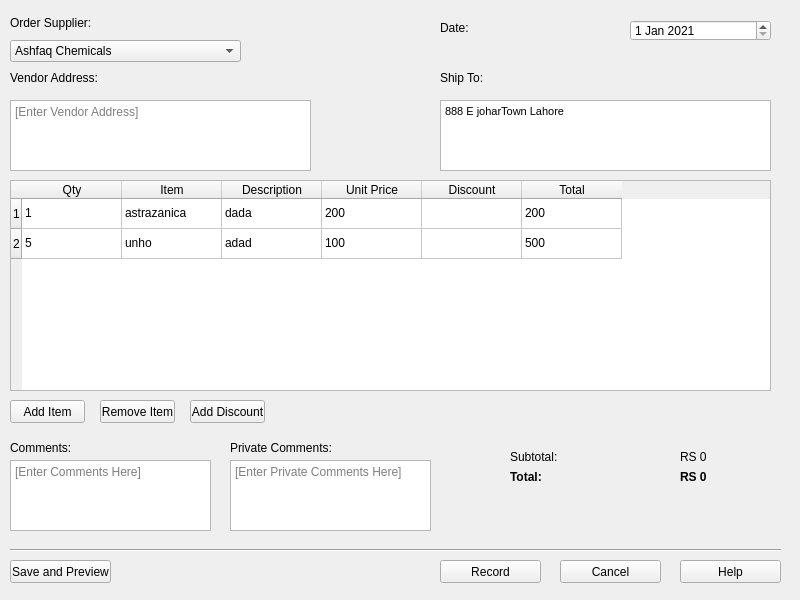
<?xml version="1.0" encoding="UTF-8"?>
<ui version="4.0">
 <class>purchaseOrder</class>
 <widget class="QMainWindow" name="purchaseOrder">
  <property name="geometry">
   <rect>
    <x>0</x>
    <y>0</y>
    <width>800</width>
    <height>600</height>
   </rect>
  </property>
  <property name="windowTitle">
   <string>New Purchase Order</string>
  </property>
  <widget class="QWidget" name="centralwidget">
   <widget class="QLabel" name="label">
    <property name="geometry">
     <rect>
      <x>10</x>
      <y>13</y>
      <width>81</width>
      <height>20</height>
     </rect>
    </property>
    <property name="text">
     <string>Order Supplier:</string>
    </property>
   </widget>
   <widget class="QLabel" name="label_2">
    <property name="geometry">
     <rect>
      <x>440</x>
      <y>20</y>
      <width>47</width>
      <height>16</height>
     </rect>
    </property>
    <property name="text">
     <string>Date:</string>
    </property>
   </widget>
   <widget class="QComboBox" name="supplierComboBox">
    <property name="geometry">
     <rect>
      <x>10</x>
      <y>40</y>
      <width>231</width>
      <height>22</height>
     </rect>
    </property>
    <item>
     <property name="text">
      <string>Ashfaq Chemicals</string>
     </property>
    </item>
   </widget>
   <widget class="QToolButton" name="allVendorsToolBtn">
    <property name="geometry">
     <rect>
      <x>250</x>
      <y>40</y>
      <width>25</width>
      <height>19</height>
     </rect>
    </property>
    <property name="text">
     <string/>
    </property>
    <property name="icon">
     <iconset>
      <normaloff>C:/Users/MOIZ/Downloads/icons8-customer-16.png</normaloff>C:/Users/MOIZ/Downloads/icons8-customer-16.png</iconset>
    </property>
    <property name="autoRaise">
     <bool>true</bool>
    </property>
   </widget>
   <widget class="QToolButton" name="EditVendorToolBtn">
    <property name="geometry">
     <rect>
      <x>280</x>
      <y>40</y>
      <width>25</width>
      <height>19</height>
     </rect>
    </property>
    <property name="text">
     <string/>
    </property>
    <property name="icon">
     <iconset>
      <normaloff>C:/Users/MOIZ/Downloads/icons/pencil.png</normaloff>C:/Users/MOIZ/Downloads/icons/pencil.png</iconset>
    </property>
    <property name="autoRaise">
     <bool>true</bool>
    </property>
   </widget>
   <widget class="QLabel" name="label_3">
    <property name="geometry">
     <rect>
      <x>10</x>
      <y>70</y>
      <width>91</width>
      <height>16</height>
     </rect>
    </property>
    <property name="text">
     <string>Vendor Address:</string>
    </property>
   </widget>
   <widget class="QTextEdit" name="vendorAddressEdit">
    <property name="geometry">
     <rect>
      <x>10</x>
      <y>100</y>
      <width>301</width>
      <height>71</height>
     </rect>
    </property>
    <property name="placeholderText">
     <string>[Enter Vendor Address]</string>
    </property>
   </widget>
   <widget class="QLabel" name="label_4">
    <property name="geometry">
     <rect>
      <x>440</x>
      <y>70</y>
      <width>47</width>
      <height>16</height>
     </rect>
    </property>
    <property name="text">
     <string>Ship To:</string>
    </property>
   </widget>
   <widget class="QDateEdit" name="dateEdit">
    <property name="geometry">
     <rect>
      <x>630</x>
      <y>20</y>
      <width>141</width>
      <height>21</height>
     </rect>
    </property>
    <property name="dateTime">
     <datetime>
      <hour>0</hour>
      <minute>0</minute>
      <second>0</second>
      <year>2021</year>
      <month>1</month>
      <day>1</day>
     </datetime>
    </property>
   </widget>
   <widget class="QTextEdit" name="shipToEdit">
    <property name="geometry">
     <rect>
      <x>440</x>
      <y>100</y>
      <width>331</width>
      <height>71</height>
     </rect>
    </property>
    <property name="html">
     <string>&lt;!DOCTYPE HTML PUBLIC &quot;-//W3C//DTD HTML 4.0//EN&quot; &quot;http://www.w3.org/TR/REC-html40/strict.dtd&quot;&gt;
&lt;html&gt;&lt;head&gt;&lt;meta name=&quot;qrichtext&quot; content=&quot;1&quot; /&gt;&lt;style type=&quot;text/css&quot;&gt;
p, li { white-space: pre-wrap; }
&lt;/style&gt;&lt;/head&gt;&lt;body style=&quot; font-family:'MS Shell Dlg 2'; font-size:8.25pt; font-weight:400; font-style:normal;&quot;&gt;
&lt;p style=&quot; margin-top:0px; margin-bottom:0px; margin-left:0px; margin-right:0px; -qt-block-indent:0; text-indent:0px;&quot;&gt;888 E joharTown Lahore&lt;/p&gt;&lt;/body&gt;&lt;/html&gt;</string>
    </property>
   </widget>
   <widget class="QPushButton" name="addBtn">
    <property name="geometry">
     <rect>
      <x>10</x>
      <y>400</y>
      <width>75</width>
      <height>23</height>
     </rect>
    </property>
    <property name="text">
     <string>Add Item</string>
    </property>
   </widget>
   <widget class="QPushButton" name="removeBtn">
    <property name="geometry">
     <rect>
      <x>100</x>
      <y>400</y>
      <width>75</width>
      <height>23</height>
     </rect>
    </property>
    <property name="text">
     <string>Remove Item</string>
    </property>
   </widget>
   <widget class="QPushButton" name="discountBtn">
    <property name="geometry">
     <rect>
      <x>190</x>
      <y>400</y>
      <width>75</width>
      <height>23</height>
     </rect>
    </property>
    <property name="text">
     <string>Add Discount</string>
    </property>
   </widget>
   <widget class="QLabel" name="label_5">
    <property name="geometry">
     <rect>
      <x>10</x>
      <y>440</y>
      <width>71</width>
      <height>16</height>
     </rect>
    </property>
    <property name="text">
     <string>Comments:</string>
    </property>
   </widget>
   <widget class="QLabel" name="label_6">
    <property name="geometry">
     <rect>
      <x>230</x>
      <y>440</y>
      <width>101</width>
      <height>16</height>
     </rect>
    </property>
    <property name="text">
     <string>Private Comments:</string>
    </property>
   </widget>
   <widget class="QTextEdit" name="commentsTextEdit">
    <property name="geometry">
     <rect>
      <x>10</x>
      <y>460</y>
      <width>201</width>
      <height>71</height>
     </rect>
    </property>
    <property name="toolTip">
     <string>Comments Printed On Receipt</string>
    </property>
    <property name="placeholderText">
     <string>[Enter Comments Here]</string>
    </property>
   </widget>
   <widget class="QTextEdit" name="privateCommentTextEdit">
    <property name="geometry">
     <rect>
      <x>230</x>
      <y>460</y>
      <width>201</width>
      <height>71</height>
     </rect>
    </property>
    <property name="toolTip">
     <string>Private Comments Not Shown On Receipt</string>
    </property>
    <property name="placeholderText">
     <string>[Enter Private Comments Here]</string>
    </property>
   </widget>
   <widget class="QLabel" name="label_7">
    <property name="geometry">
     <rect>
      <x>510</x>
      <y>450</y>
      <width>47</width>
      <height>13</height>
     </rect>
    </property>
    <property name="text">
     <string>Subtotal:</string>
    </property>
   </widget>
   <widget class="QLabel" name="label_8">
    <property name="geometry">
     <rect>
      <x>510</x>
      <y>470</y>
      <width>47</width>
      <height>13</height>
     </rect>
    </property>
    <property name="text">
     <string>&lt;html&gt;&lt;head/&gt;&lt;body&gt;&lt;p&gt;&lt;span style=&quot; font-weight:600;&quot;&gt;Total:&lt;/span&gt;&lt;/p&gt;&lt;/body&gt;&lt;/html&gt;</string>
    </property>
   </widget>
   <widget class="QLabel" name="subtotalShowLabel">
    <property name="geometry">
     <rect>
      <x>680</x>
      <y>450</y>
      <width>47</width>
      <height>13</height>
     </rect>
    </property>
    <property name="text">
     <string>RS 0</string>
    </property>
   </widget>
   <widget class="QLabel" name="totalShowLabel">
    <property name="geometry">
     <rect>
      <x>680</x>
      <y>470</y>
      <width>47</width>
      <height>13</height>
     </rect>
    </property>
    <property name="text">
     <string>&lt;html&gt;&lt;head/&gt;&lt;body&gt;&lt;p&gt;&lt;span style=&quot; font-weight:600;&quot;&gt;RS 0&lt;/span&gt;&lt;/p&gt;&lt;/body&gt;&lt;/html&gt;</string>
    </property>
   </widget>
   <widget class="QTableWidget" name="tableWidget">
    <property name="geometry">
     <rect>
      <x>10</x>
      <y>180</y>
      <width>761</width>
      <height>211</height>
     </rect>
    </property>
    <row>
     <property name="text">
      <string>1</string>
     </property>
    </row>
    <row>
     <property name="text">
      <string>2</string>
     </property>
    </row>
    <column>
     <property name="text">
      <string>Qty</string>
     </property>
    </column>
    <column>
     <property name="text">
      <string>Item</string>
     </property>
    </column>
    <column>
     <property name="text">
      <string>Description</string>
     </property>
    </column>
    <column>
     <property name="text">
      <string>Unit Price</string>
     </property>
    </column>
    <column>
     <property name="text">
      <string>Discount</string>
     </property>
    </column>
    <column>
     <property name="text">
      <string>Total</string>
     </property>
    </column>
    <item row="0" column="0">
     <property name="text">
      <string>1</string>
     </property>
    </item>
    <item row="0" column="1">
     <property name="text">
      <string>astrazanica</string>
     </property>
    </item>
    <item row="0" column="2">
     <property name="text">
      <string>dada</string>
     </property>
    </item>
    <item row="0" column="3">
     <property name="text">
      <string>200</string>
     </property>
    </item>
    <item row="0" column="5">
     <property name="text">
      <string>200</string>
     </property>
    </item>
    <item row="1" column="0">
     <property name="text">
      <string>5</string>
     </property>
    </item>
    <item row="1" column="1">
     <property name="text">
      <string>unho</string>
     </property>
    </item>
    <item row="1" column="2">
     <property name="text">
      <string>adad</string>
     </property>
    </item>
    <item row="1" column="3">
     <property name="text">
      <string>100</string>
     </property>
    </item>
    <item row="1" column="5">
     <property name="text">
      <string>500</string>
     </property>
    </item>
   </widget>
   <widget class="Line" name="line">
    <property name="geometry">
     <rect>
      <x>10</x>
      <y>540</y>
      <width>771</width>
      <height>20</height>
     </rect>
    </property>
    <property name="orientation">
     <enum>Qt::Horizontal</enum>
    </property>
   </widget>
   <widget class="QPushButton" name="saveAndPreviewBtn">
    <property name="geometry">
     <rect>
      <x>10</x>
      <y>560</y>
      <width>101</width>
      <height>23</height>
     </rect>
    </property>
    <property name="text">
     <string>Save and Preview</string>
    </property>
   </widget>
   <widget class="QPushButton" name="recordBtn">
    <property name="geometry">
     <rect>
      <x>440</x>
      <y>560</y>
      <width>101</width>
      <height>23</height>
     </rect>
    </property>
    <property name="text">
     <string>Record</string>
    </property>
   </widget>
   <widget class="QPushButton" name="cancelBtn">
    <property name="geometry">
     <rect>
      <x>560</x>
      <y>560</y>
      <width>101</width>
      <height>23</height>
     </rect>
    </property>
    <property name="text">
     <string>Cancel</string>
    </property>
   </widget>
   <widget class="QPushButton" name="helpBtn">
    <property name="geometry">
     <rect>
      <x>680</x>
      <y>560</y>
      <width>101</width>
      <height>23</height>
     </rect>
    </property>
    <property name="text">
     <string>Help</string>
    </property>
   </widget>
  </widget>
 </widget>
 <resources/>
 <connections/>
</ui>
